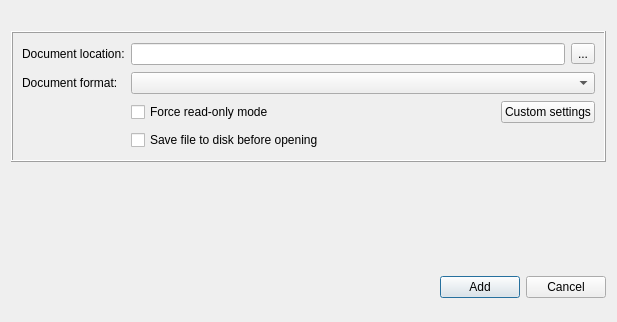
<?xml version="1.0" encoding="UTF-8"?>
<ui version="4.0">
 <class>AddExistingDocumentDialog</class>
 <widget class="QDialog" name="AddExistingDocumentDialog">
  <property name="geometry">
   <rect>
    <x>0</x>
    <y>0</y>
    <width>613</width>
    <height>322</height>
   </rect>
  </property>
  <property name="windowTitle">
   <string>Add existing document</string>
  </property>
  <property name="modal">
   <bool>true</bool>
  </property>
  <layout class="QVBoxLayout" name="verticalLayout">
   <item>
    <widget class="QLabel" name="headerLabel">
     <property name="text">
      <string/>
     </property>
     <property name="pixmap">
      <pixmap resource="../../../U2Gui.qrc">:/core/images/add_existing_document.png</pixmap>
     </property>
    </widget>
   </item>
   <item>
    <widget class="QFrame" name="frame">
     <property name="minimumSize">
      <size>
       <width>595</width>
       <height>131</height>
      </size>
     </property>
     <property name="autoFillBackground">
      <bool>false</bool>
     </property>
     <property name="frameShape">
      <enum>QFrame::Box</enum>
     </property>
     <property name="frameShadow">
      <enum>QFrame::Raised</enum>
     </property>
     <layout class="QGridLayout" name="gridLayout">
      <item row="0" column="0">
       <widget class="QLabel" name="documentURLLabel">
        <property name="text">
         <string>Document location:</string>
        </property>
       </widget>
      </item>
      <item row="0" column="1" colspan="3">
       <widget class="QLineEdit" name="documentURLEdit"/>
      </item>
      <item row="0" column="4">
       <widget class="QToolButton" name="documentURLButton">
        <property name="text">
         <string>...</string>
        </property>
       </widget>
      </item>
      <item row="1" column="0">
       <widget class="QLabel" name="forceFormatLabel">
        <property name="text">
         <string>Document format:</string>
        </property>
       </widget>
      </item>
      <item row="1" column="1" colspan="4">
       <widget class="QComboBox" name="forceFormatCombo"/>
      </item>
      <item row="2" column="1">
       <widget class="QCheckBox" name="forceReadOnlyCheck">
        <property name="text">
         <string>Force read-only mode</string>
        </property>
       </widget>
      </item>
      <item row="2" column="2">
       <spacer name="horizontalSpacer">
        <property name="orientation">
         <enum>Qt::Horizontal</enum>
        </property>
        <property name="sizeHint" stdset="0">
         <size>
          <width>201</width>
          <height>20</height>
         </size>
        </property>
       </spacer>
      </item>
      <item row="2" column="3" colspan="2">
       <widget class="QPushButton" name="formatSettingsButton">
        <property name="text">
         <string>Custom settings</string>
        </property>
       </widget>
      </item>
      <item row="3" column="1">
       <widget class="QCheckBox" name="save2DiskCheck">
        <property name="text">
         <string>Save file to disk before opening</string>
        </property>
       </widget>
      </item>
     </layout>
    </widget>
   </item>
   <item>
    <spacer name="verticalSpacer">
     <property name="orientation">
      <enum>Qt::Vertical</enum>
     </property>
     <property name="sizeHint" stdset="0">
      <size>
       <width>20</width>
       <height>21</height>
      </size>
     </property>
    </spacer>
   </item>
   <item>
    <layout class="QHBoxLayout" name="horizontalLayout">
     <item>
      <spacer>
       <property name="orientation">
        <enum>Qt::Horizontal</enum>
       </property>
       <property name="sizeHint" stdset="0">
        <size>
         <width>421</width>
         <height>48</height>
        </size>
       </property>
      </spacer>
     </item>
     <item>
      <widget class="QPushButton" name="addButton">
       <property name="text">
        <string>Add</string>
       </property>
       <property name="default">
        <bool>true</bool>
       </property>
      </widget>
     </item>
     <item>
      <widget class="QPushButton" name="cancel_button">
       <property name="text">
        <string>Cancel</string>
       </property>
      </widget>
     </item>
    </layout>
   </item>
  </layout>
 </widget>
 <resources>
  <include location="../../../U2Gui.qrc"/>
  <include location="../../../U2Gui.qrc"/>
  <include location="../../../core.qrc"/>
 </resources>
 <connections>
  <connection>
   <sender>cancel_button</sender>
   <signal>clicked()</signal>
   <receiver>AddExistingDocumentDialog</receiver>
   <slot>reject()</slot>
   <hints>
    <hint type="sourcelabel">
     <x>562</x>
     <y>188</y>
    </hint>
    <hint type="destinationlabel">
     <x>305</x>
     <y>105</y>
    </hint>
   </hints>
  </connection>
 </connections>
</ui>
